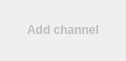
<?xml version="1.0" encoding="UTF-8"?>
<ui version="4.0">
 <class>MathPanel</class>
 <widget class="QWidget" name="MathPanel">
  <property name="enabled">
   <bool>true</bool>
  </property>
  <property name="geometry">
   <rect>
    <x>0</x>
    <y>0</y>
    <width>126</width>
    <height>61</height>
   </rect>
  </property>
  <property name="windowTitle">
   <string>Form</string>
  </property>
  <layout class="QVBoxLayout" name="verticalLayout">
   <item>
    <widget class="QPushButton" name="btnAddChannel">
     <property name="enabled">
      <bool>false</bool>
     </property>
     <property name="styleSheet">
      <string notr="true">QPushButton {
font-weight: bold;
height: 30px;
border-width: 0px;
border-radius: 3px;
min-width: 6em;
}</string>
     </property>
     <property name="text">
      <string>Add channel</string>
     </property>
     <property name="flat">
      <bool>true</bool>
     </property>
     <property name="blue_button" stdset="0">
      <bool>true</bool>
     </property>
    </widget>
   </item>
  </layout>
 </widget>
 <resources/>
 <connections/>
</ui>
